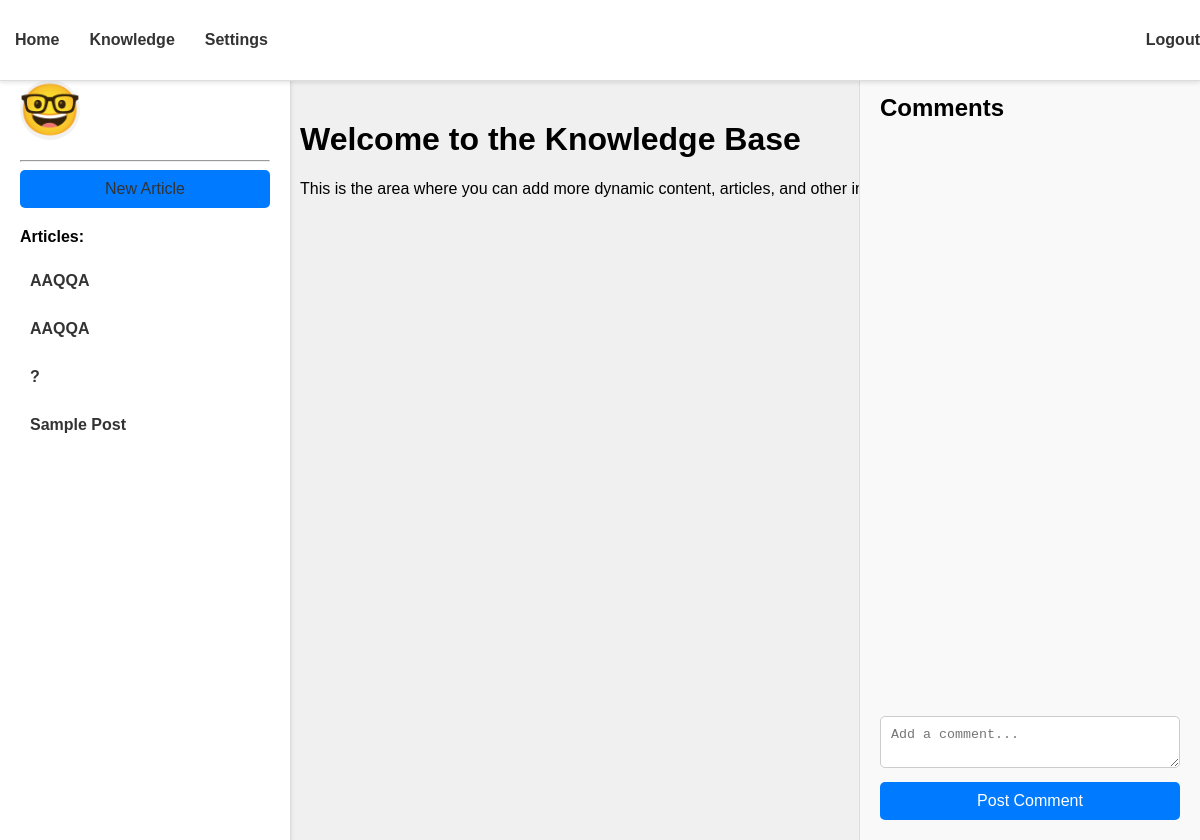
Before: /knowledge (signed in) with the older database file.
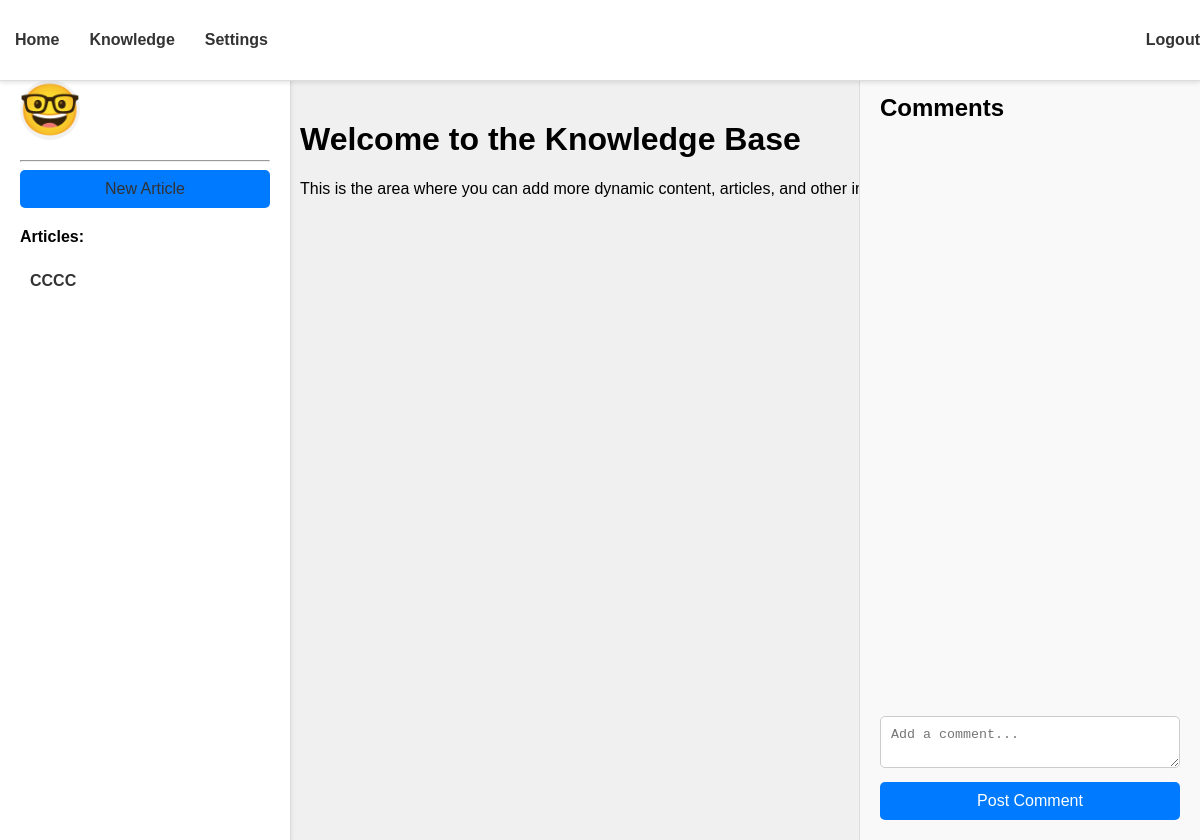
After: the same page with the newer database file.
### models.py (models this page shows)
class Base(DeclarativeBase):
    pass

class Article(Base):
    __tablename__ = "articles"
    id = Column(Integer, primary_key=True)
    title = Column(String(255), nullable=False)
    content = Column(Text, nullable=False)
    author = Column(String(100), nullable=False)
    publish_date = Column(DateTime, nullable=False)
    comments = relationship("Comment", order_by="Comment.id", back_populates="article")

### app.py (the view)
@app.route('/knowledge')
def show_knowledge():
    username = session.get('username')
    if not username:
        return redirect(url_for('login'))
    user = db.get_user(username)
    if not user:
        return redirect(url_for('login'))
    articles = db.get_all_articles()
    can_delete_comments = user.role in ['admin', 'staff']
    return render_template('knowledge.jinja', username=username, articles=articles, can_delete_comments=can_delete_comments)

### db.py (called while the page is built)
def get_user(username: str):
    with Session(engine) as session:
        return session.get(User, username)

def get_all_articles():
    with Session(engine) as session:  # 确保使用了正确的 engine 对象
        return session.query(Article).all()

### templates/knowledge.jinja (shortened to what this page needs)
{% extends 'base.jinja' %}
{% block content %}
<nav>
    <div class="nav-links">
        <a href="/home?username={{ username }}" class="nav-link">Home</a>
        <a href="/knowledge" class="nav-link">Knowledge</a>
        <a href="/settings" class="nav-link">Settings</a>
    </div>
    <div class="user-info">
        <a href="javascript:void(0)" onclick="logoutAndClearStorage()" class="btn">Logout</a>
    </div>
</nav>
<div class="side-nav">
    <div class="user-avatar">🤓</div>
    <hr>
    <a href="{{ url_for('new_article_form') }}" class="btn-new-article">New Article</a>
    <p><strong>Articles:</strong></p>
    <ul>
        {% for article in articles %}
            <li><a href="javascript:void(0);" onclick="loadArticle({{ article.id }})" class="nav-link">{{ article.title }}</a></li>
        {% endfor %}
    </ul>
</div>
<div class="content-area">
    <h1>Welcome to the Knowledge Base</h1>
    <p>This is the area where you can add more dynamic content, articles, and other information.</p>
</div>
<div class="comment-section" id="comment-section">
    <h2>Comments</h2>
    <div id="comment-list-container">
    </div>
    <form id="comment-form" class="comment-form">
        <textarea id="comment-text" placeholder="Add a comment..."></textarea>
        <button type="button" onclick="submitComment()">Post Comment</button>
    </form>
</div>
{% endblock %}

### templates/base.jinja (shortened to what this page needs)
<!DOCTYPE html>
<html>
    <head>
    </head>
    <body>
        {% block content %} {% endblock %}
    </body>
</html>

### templates/knowledge.jinja (style rules this page uses)
body { font-family: 'Arial', sans-serif; background: #f0f0f0; margin: 0; padding: 0; display: flex; flex-direction: row; height: 100vh; }
nav { width: 100%; border-bottom: 1px solid #ddd; padding: 10px 0; background-color: #fff; display: flex; justify-content: space-between; align-items: center; box-shadow: 0 2px 4px rgba(0, 0, 0, 0.1); position: fixed; top: 0; left: 0; z-index: 1000; height: 60px; }
.nav-link { padding: 10px 15px; color: #333; text-decoration: none; font-weight: bold; transition: background-color 0.3s ease; }
.nav-links, .user-info { display: flex; align-items: center; }
.btn { color: #333; font-weight: bold; text-decoration: none; cursor: pointer; }
.side-nav { width: 250px; background-color: #fff; padding: 20px; padding-top: 80px; border-right: 1px solid #ddd; box-shadow: 0 2px 4px rgba(0, 0, 0, 0.1); overflow-y: auto; position: fixed; top: 0; bottom: 0; }
.side-nav ul { padding: 0; list-style: none; }
.side-nav li { margin-bottom: 10px; }
.side-nav a { display: block; padding: 10px; color: #333; text-decoration: none; border-radius: 5px; transition: background-color 0.3s ease; }
.user-avatar { width: 60px; height: 60px; border-radius: 50%; background-color: #f2f2f2; display: flex; justify-content: center; align-items: center; font-size: 50px; margin-bottom: 20px; }
.content-area { flex: 1; padding: 20px; overflow-y: auto; margin-left: 280px; margin-top: 80px; height: calc(100vh - 80px); }
.btn-new-article { background-color: #007bff; color: #fff; padding: 10px; border-radius: 5px; text-align: center; display: block; text-decoration: none; margin-bottom: 20px; transition: background-color 0.3s ease; }
.comment-section { width: 300px; padding: 20px; background-color: #f9f9f9; border-left: 1px solid #ddd; position: fixed; right: 0; top: 54px; bottom: 0; overflow-y: auto; }
#comment-list-container { height: calc(100% - 160px); overflow-y: auto; }
#comment-text { width: 100%; box-sizing: border-box; margin-top: 10px; padding: 10px; border: 1px solid #ccc; border-radius: 5px; }
.comment-form { position: absolute; bottom: 20px; width: calc(100% - 40px); }
.comment-form button { display: block; width: 100%; padding: 10px; background-color: #007bff; color: #fff; border: none; border-radius: 5px; cursor: pointer; margin-top: 10px; font-size: 16px; transition: background-color 0.3s ease; }

Changed rows visible on the page:
removed Article: title "AAQQA"
removed Article: title "AAQQA"
removed Article: title "?"
removed Article: title "Sample Post"
added Article: title "CCCC"
